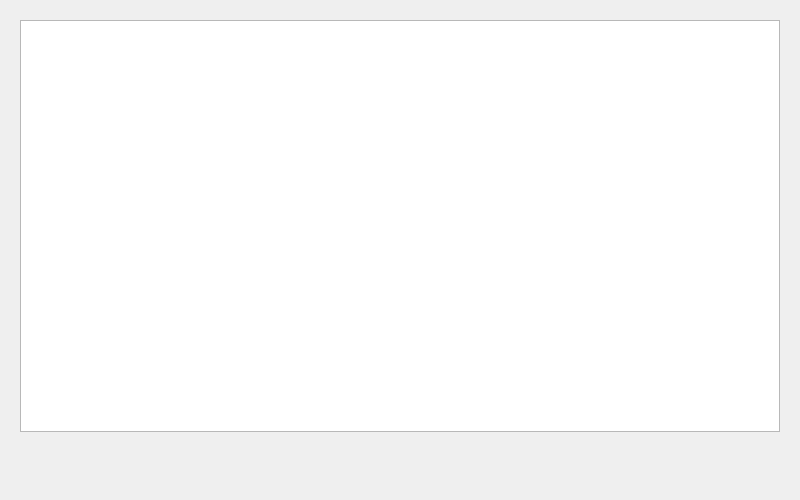
<?xml version="1.0" encoding="UTF-8"?>
<ui version="4.0">
 <class>RecordsPage</class>
 <widget class="QDialog" name="RecordsPage">
  <property name="geometry">
   <rect>
    <x>0</x>
    <y>0</y>
    <width>800</width>
    <height>500</height>
   </rect>
  </property>
  <property name="windowTitle">
   <string>Gapcoin Prime Gap Records</string>
  </property>
  <layout class="QVBoxLayout" name="verticalLayout">
   <item>
    <widget class="QWidget" name="centralWidget">
     <layout class="QGridLayout" name="gridLayout">
      <item row="0" column="0">
       <widget class="QTableView" name="tableView"/>
      </item>
     </layout>
    </widget>
   </item>
   <item>
    <layout class="QHBoxLayout" name="horizontalLayout_Buttons">
     <item>
      <spacer name="horizontalSpacer_1">
       <property name="orientation">
        <enum>Qt::Horizontal</enum>
       </property>
       <property name="sizeHint" stdset="0">
        <size>
         <width>40</width>
         <height>48</height>
        </size>
       </property>
      </spacer>
     </item>
    </layout>
   </item>
  </layout>
 </widget>
 <customwidgets>
 </customwidgets>
 <resources/>
 <connections/>
</ui> 
